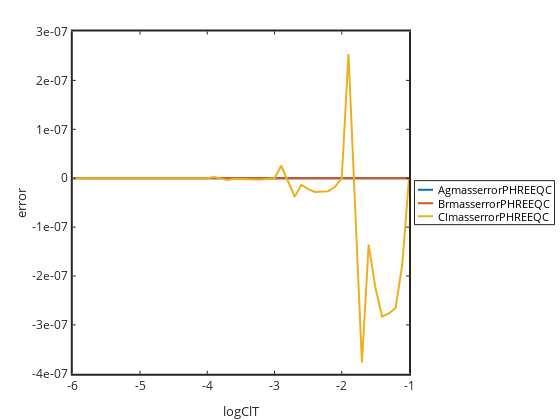

Notebook cell for this chart:
### Code cell
% plot PHREEQC error
h=plot(logClT,AgmasserrorPHREEQC,logClT,BrmasserrorPHREEQC,logClT,ClmasserrorPHREEQC,'linewidth',2);

set(h,'linewidth',2)
set(gca,'linewidth',2,'fontsize',12)
xlabel('logClT'); ylabel('error')
legend('AgmasserrorPHREEQC','BrmasserrorPHREEQC','ClmasserrorPHREEQC','location','eastoutside')
%set(h(1),'markerfacecolor','b')
% export what we want to plot in excel

output=[...
logClT' AgmasserrorPHREEQC' BrmasserrorPHREEQC' ClmasserrorPHREEQC'
];

### Figure 1 — Plotly figure (JSON) as saved in the notebook; plotly's stock layout.template omitted (floating-point values rounded to 4 significant figures)
{"data": [{"line": {"color": "rgb(0,113,188)", "dash": "solid", "width": 2}, "marker": {"color": "rgb(0,113,188)", "line": {"color": "rgb(0,113,188)"}, "size": 6, "symbol": "none"}, "mode": "lines", "name": "AgmasserrorPHREEQC", "showlegend": true, "type": "scatter", "visibility": true, "x": [-6, -5.9, -5.8, -5.7, -5.6, -5.5, -5.4, -5.3, -5.2, -5.1, -5, -4.9, -4.8, -4.7, -4.6, -4.5, -4.4, -4.3, -4.2, -4.1, -4, -3.9, -3.8, -3.7, -3.6, -3.5, -3.4, -3.3, -3.2, -3.1, -3, -2.9, -2.8, -2.7, -2.6, -2.5, -2.4, -2.3, -2.2, -2.1, -2, -1.9, -1.8, -1.7, -1.6, -1.5, -1.4, -1.3, -1.2, -1.1, -1], "xaxis": "x", "y": [-3.65e-19, -4.134e-19, -4.151e-19, -4.218e-19, -4.836e-19, -4.948e-19, -4.714e-19, -4.767e-19, -5.848e-19, -5.88e-19, -7.338e-19, -8.434e-19, -9.878e-19, -1.37e-18, -1.815e-18, -2.588e-18, -3.945e-18, -3.799e-20, 2.878e-20, -2.495e-20, -1.294e-20, 4.726e-21, -5.432e-20, -2.175e-20, 9.745e-21, -2.653e-20, -3.643e-18, -2.594e-18, -1.613e-18, -8.923e-19, -4.816e-19, -5.531e-19, 7.946e-21, 3.052e-21, 5.56e-20, -3.458e-20, -8.042e-21, -7.635e-21, -9.801e-20, 3.563e-20, -5.204e-20, 1.521e-16, 3.36e-18, -8.974e-21, 2.758e-20, -3.049e-21, -4.969e-20, 4.743e-20, -7.388e-20, -5.891e-20, -1.537e-19], "yaxis": "y"}, {"line": {"color": "rgb(216,82,24)", "dash": "solid", "width": 2}, "marker": {"color": "rgb(216,82,24)", "line": {"color": "rgb(216,82,24)"}, "size": 6, "symbol": "none"}, "mode": "lines", "name": "BrmasserrorPHREEQC", "showlegend": true, "type": "scatter", "visibility": true, "x": [-6, -5.9, -5.8, -5.7, -5.6, -5.5, -5.4, -5.3, -5.2, -5.1, -5, -4.9, -4.8, -4.7, -4.6, -4.5, -4.4, -4.3, -4.2, -4.1, -4, -3.9, -3.8, -3.7, -3.6, -3.5, -3.4, -3.3, -3.2, -3.1, -3, -2.9, -2.8, -2.7, -2.6, -2.5, -2.4, -2.3, -2.2, -2.1, -2, -1.9, -1.8, -1.7, -1.6, -1.5, -1.4, -1.3, -1.2, -1.1, -1], "xaxis": "x", "y": [1.737e-18, 1.337e-18, 2.234e-18, 1.81e-18, 1.684e-18, 2.03e-18, 1.755e-18, 1.133e-18, 1.806e-18, 8.731e-19, 7.175e-19, 9.947e-19, 6.863e-19, 8.61e-19, 8.588e-19, 2.332e-19, 5.769e-20, 1.908e-19, 1.269e-19, 5.613e-19, 3.903e-20, 4.046e-21, -4.567e-19, -4.352e-19, -8.684e-19, -8.635e-19, -3.177e-16, -1.993e-16, -1.103e-16, -5.51e-17, -2.865e-17, -2.414e-17, -5.187e-19, 8.651e-20, 2.284e-19, -5.84e-21, -1.338e-19, -4.304e-19, 2.677e-19, 1.522e-20, -3.646e-19, -5.704e-16, -2.319e-18, 9.651e-20, -4.668e-19, 5.363e-20, 1.433e-19, -8.687e-19, -8.489e-19, -2.833e-18, -9.018e-18], "yaxis": "y"}, {"line": {"color": "rgb(236,176,31)", "dash": "solid", "width": 2}, "marker": {"color": "rgb(236,176,31)", "line": {"color": "rgb(236,176,31)"}, "size": 6, "symbol": "none"}, "mode": "lines", "name": "ClmasserrorPHREEQC", "showlegend": true, "type": "scatter", "visibility": true, "x": [-6, -5.9, -5.8, -5.7, -5.6, -5.5, -5.4, -5.3, -5.2, -5.1, -5, -4.9, -4.8, -4.7, -4.6, -4.5, -4.4, -4.3, -4.2, -4.1, -4, -3.9, -3.8, -3.7, -3.6, -3.5, -3.4, -3.3, -3.2, -3.1, -3, -2.9, -2.8, -2.7, -2.6, -2.5, -2.4, -2.3, -2.2, -2.1, -2, -1.9, -1.8, -1.7, -1.6, -1.5, -1.4, -1.3, -1.2, -1.1, -1], "xaxis": "x", "y": [2.468e-19, 2.541e-11, -6.808e-12, -3.769e-11, -1.357e-11, -2.234e-11, -2.829e-11, -2.766e-11, -2.656e-11, -1.765e-11, 1.518e-18, 2.541e-10, -6.808e-11, -3.769e-10, -1.357e-10, -2.234e-10, -2.829e-10, -2.766e-10, -2.656e-10, -1.765e-10, 6.411e-18, 2.541e-09, -6.808e-10, -3.769e-09, -1.357e-09, -2.234e-09, -2.829e-09, -2.766e-09, -2.656e-09, -1.765e-09, -3.504e-16, 2.541e-08, -6.808e-09, -3.769e-08, -1.357e-08, -2.234e-08, -2.829e-08, -2.766e-08, -2.656e-08, -1.765e-08, -5.23e-17, 2.541e-07, -6.808e-08, -3.769e-07, -1.357e-07, -2.234e-07, -2.829e-07, -2.766e-07, -2.656e-07, -1.765e-07, -1.788e-14], "yaxis": "y"}, {"hoverinfo": "none", "line": {"color": "rgb(0,113,188)", "dash": "solid", "width": 2}, "marker": {"color": "rgb(0,113,188)", "line": {"color": "rgb(0,113,188)"}, "size": 6, "symbol": "none"}, "mode": "lines", "name": "", "showlegend": false, "type": "scatter", "visibility": true, "x": [3, 18], "xaxis": "x2", "y": [8.5, 8.5], "yaxis": "y2"}, {"hoverinfo": "none", "line": {"color": "rgb(216,82,24)", "dash": "solid", "width": 2}, "marker": {"color": "rgb(216,82,24)", "line": {"color": "rgb(216,82,24)"}, "size": 6, "symbol": "none"}, "mode": "lines", "name": "", "showlegend": false, "type": "scatter", "visibility": true, "x": [3, 18], "xaxis": "x2", "y": [22, 22], "yaxis": "y2"}, {"hoverinfo": "none", "line": {"color": "rgb(236,176,31)", "dash": "solid", "width": 2}, "marker": {"color": "rgb(236,176,31)", "line": {"color": "rgb(236,176,31)"}, "size": 6, "symbol": "none"}, "mode": "lines", "name": "", "showlegend": false, "type": "scatter", "visibility": true, "x": [3, 18], "xaxis": "x2", "y": [35, 35], "yaxis": "y2"}], "layout": {"annotations": [{"font": {"color": "rgb(0, 0, 0)", "size": 10.8}, "showarrow": false, "text": "AgmasserrorPHREEQC", "x": 21, "xanchor": "left", "xref": "x2", "y": 8.5, "yanchor": "middle", "yref": "y2"}, {"font": {"color": "rgb(0, 0, 0)", "size": 10.8}, "showarrow": false, "text": "BrmasserrorPHREEQC", "x": 21, "xanchor": "left", "xref": "x2", "y": 22, "yanchor": "middle", "yref": "y2"}, {"font": {"color": "rgb(0, 0, 0)", "size": 10.8}, "showarrow": false, "text": "ClmasserrorPHREEQC", "x": 21, "xanchor": "left", "xref": "x2", "y": 35, "yanchor": "middle", "yref": "y2"}], "height": 420, "hovermode": "closest", "margin": {"b": 0, "l": 0, "r": 0, "t": 0}, "plot_bgcolor": "rgba(0, 0, 0, 0)", "showlegend": false, "width": 560, "xaxis": {"anchor": "y", "autorange": false, "domain": [0.13, 0.7304], "exponentformat": "none", "gridcolor": "rgba(38,38,38,0.15)", "gridwidth": 2, "linecolor": "rgb(38,38,38)", "linewidth": 2, "mirror": "ticks", "range": [-6, -1], "showgrid": false, "showline": true, "side": "bottom", "spikedash": "solid", "spikemode": "across", "spikesides": false, "spikethickness": 1, "tickangle": 0, "tickcolor": "rgb(38,38,38)", "tickfont": {"color": "rgb(38,38,38)", "size": 12}, "ticklen": 3, "ticks": "inside", "ticktext": ["-6", "-5", "-4", "-3", "-2", "-1"], "tickvals": [-6, -5, -4, -3, -2, -1], "title": {"font": {"color": "rgb(38,38,38)", "size": 13.2}, "text": "logClT"}, "type": "linear", "visible": true, "zeroline": false}, "xaxis2": {"anchor": "y2", "autorange": false, "domain": [0.7411, 0.9893], "exponentformat": "none", "fixedrange": true, "gridcolor": "rgba(38,38,38,0.15)", "gridwidth": 1, "linecolor": "rgb(38,38,38)", "linewidth": 1, "mirror": true, "range": [0, 139], "showgrid": false, "showline": true, "showspikes": false, "side": "bottom", "spikedash": "solid", "spikemode": "across", "spikesides": false, "spikethickness": 1, "tickangle": 0, "tickcolor": "rgb(38,38,38)", "tickfont": {"color": "rgb(38,38,38)", "size": 10.8}, "ticklen": 3, "ticks": "", "ticktext": [], "tickvals": [], "title": {"font": {"color": "rgb(0, 0, 0)", "size": 11.88}, "text": ""}, "type": "linear", "visible": true, "zeroline": false}, "yaxis": {"anchor": "x", "autorange": false, "domain": [0.11, 0.925], "exponentformat": "none", "gridcolor": "rgba(38,38,38,0.15)", "gridwidth": 2, "linecolor": "rgb(38,38,38)", "linewidth": 2, "mirror": "ticks", "range": [-4e-07, 3e-07], "showgrid": false, "showline": true, "side": "left", "spikedash": "solid", "spikemode": "across", "spikesides": false, "spikethickness": 1, "tickangle": 0, "tickcolor": "rgb(38,38,38)", "tickfont": {"color": "rgb(38,38,38)", "size": 12}, "ticklen": 3, "ticks": "inside", "ticktext": ["-4e-07", "-3e-07", "-2e-07", "-1e-07", "0", "1e-07", "2e-07", "3e-07"], "tickvals": [-4e-07, -3e-07, -2e-07, -1e-07, 0, 1e-07, 2e-07, 3e-07], "title": {"font": {"color": "rgb(38,38,38)", "size": 13.2}, "text": "error"}, "type": "linear", "visible": true, "zeroline": false}, "yaxis2": {"anchor": "x2", "autorange": false, "domain": [0.4663, 0.5687], "exponentformat": "none", "fixedrange": true, "gridcolor": "rgba(38,38,38,0.15)", "gridwidth": 1, "linecolor": "rgb(38,38,38)", "linewidth": 1, "mirror": true, "range": [43, 0], "showgrid": false, "showline": true, "showspikes": false, "side": "left", "spikedash": "solid", "spikemode": "across", "spikesides": false, "spikethickness": 1, "tickangle": 0, "tickcolor": "rgb(38,38,38)", "tickfont": {"color": "rgb(38,38,38)", "size": 10.8}, "ticklen": 3, "ticks": "", "ticktext": [], "tickvals": [], "title": {"font": {"color": "rgb(0, 0, 0)", "size": 11.88}, "text": ""}, "type": "linear", "visible": true, "zeroline": false}}}
